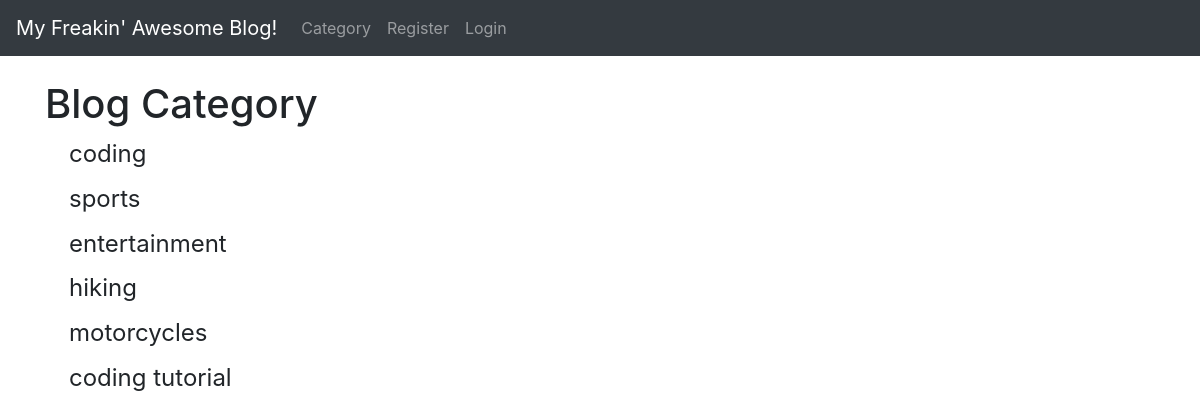
The page /category_list/ on the database its author committed.
### theblog/models.py (models this page shows, shortened)
class Category(models.Model):
    name = models.CharField(max_length=255)
    def __str__(self):
        return self.name

### theblog/views.py (the view)
# urls.py: path('category_list/',categorylistview,name="categorylist"),
def categorylistview(request):
    cat_menu_list=Category.objects.all()
    context={'cat_menu_list':cat_menu_list}
    return render(request,'category_list.html',context)

### theblog/templates/category_list.html (shortened to what this page needs)
{% extends 'base.html' %}
{% block content %}
<h1> Blog Category</h1>
{% for item in cat_menu_list %}
<h4><a class="dropdown-item" href="{% url 'category' item|slugify %}">{{item}}</a></h4>
{% endfor %}
{% endblock %}

### rows shown on the page
Category: name "coding"
Category: name "sports"
Category: name "entertainment"
Category: name "hiking"
Category: name "motorcycles"
Category: name "coding tutorial"
